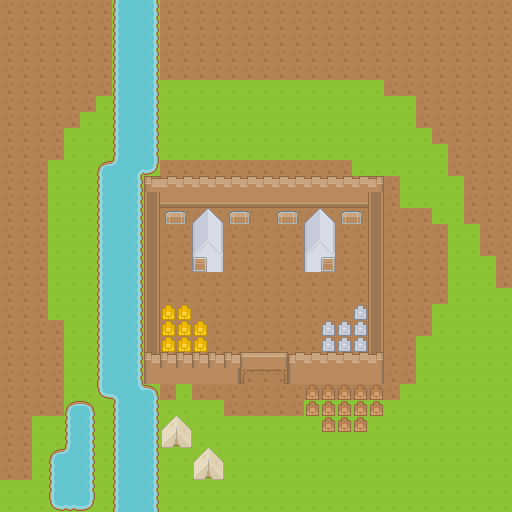

The image is a tile-based game level rendered from a .tmx file. Its description and source (layers, tilesets, objects; grid data summarised) follow:
An orthogonal 32x32 tile map with 16x16 px tiles, 4 tile layers (under, under-overlay, middle, over).

<map version="1.0" tiledversion="1.1.5" orientation="orthogonal" renderorder="right-down" width="32" height="32" tilewidth="16" tileheight="16" infinite="0" nextobjectid="26">
 <tileset firstgid="1" name="roguelike_general" tilewidth="16" tileheight="16" spacing="1" tilecount="1767" columns="57">
  <image source="../../../sprites/tiles/roguelike.png" width="968" height="526" />
 </tileset>
 <layer name="under" width="32" height="32">
  <data>[1024 cells, 1024 non-empty, 2 distinct tile ids]</data>
 </layer>
 <layer name="under-overlay" width="32" height="32">
  <data>[1024 cells, 28 non-empty, 3 distinct tile ids]</data>
 </layer>
 <layer name="middle" width="32" height="32">
  <data>[1024 cells, 189 non-empty, 25 distinct tile ids]</data>
 </layer>
 <layer name="over" width="32" height="32">
  <data>[1024 cells, 51 non-empty, 19 distinct tile ids]</data>
 </layer>
 <objectgroup name="nav" visible="0" />
</map>